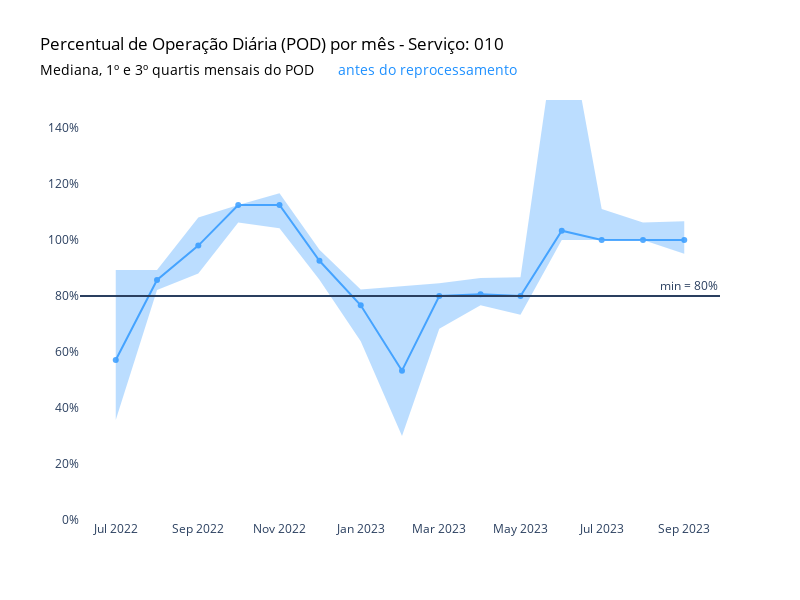

Notebook cell for this chart:
### Code cell
# Criar o gráfico de linha
fig = go.Figure()

# Adicionando área sombreada para pod_pre_reprocessamento
fig.add_trace(go.Scatter(x=median_pre.index, y=q1_pre.values, 
                         line=dict(width=0), fill=None, mode='lines', name='Q1 Pre'))
fig.add_trace(go.Scatter(x=median_pre.index, y=q3_pre.values, 
                         fill='tonexty', fillcolor='rgba(30,144,255,0.3)', mode='lines', name='Q3 Pre', 
                         line=dict(width=0))) 

# Adicionando a linha da mediana para pod_pre_reprocessamento
fig.add_trace(go.Scatter(x=median_pre.index, y=median_pre.values,
                    mode='lines+markers',
                    name='Mediana Antes do Reprocessamento',
                    marker=dict(color='dodgerblue'),
                    opacity=0.75))

# Configurar layout e outros parâmetros do gráfico
fig.update_layout(
    title=dict(text="Percentual de Operação Diária (POD) por mês - Serviço: 010", font=dict(color='black')),
    showlegend=False,
    yaxis_range=[0, 150],
    yaxis_ticksuffix="%",
    width=800,
    height=600,
    plot_bgcolor='white',
    xaxis=dict(showgrid=False, zeroline=False),
    yaxis=dict(showgrid=False, zeroline=False),
    # Adicionando anotações para o subtítulo com cores específicas
    annotations=[
        dict(
            x=-0.065,
            y=1.10,
            xref='paper',
            yref='paper',
            xanchor='left',
            text='Mediana, 1º e 3º quartis mensais do POD',
            showarrow=False,
            font=dict(color='black', size=14)  # Aplicando a cor do título
        ),
        dict(
            x=0.40,
            y=1.10,
            xref='paper',
            yref='paper',
            xanchor='left',
            text='antes do reprocessamento',
            showarrow=False,
            font=dict(color='dodgerblue', size=14)
        )
    ]
)

# Adicionar linha horizontal para indicar o mínimo de 80%
fig.add_hline(y=80, annotation_text="min = 80%")

fig.show()

### Figure 1 — Plotly figure (JSON) as saved in the notebook; plotly's stock layout.template omitted (floating-point values rounded to 4 significant figures)
{"data": [{"line": {"width": 0}, "mode": "lines", "name": "Q1 Pre", "type": "scatter", "x": ["2022-07", "2022-08", "2022-09", "2022-10", "2022-11", "2022-12", "2023-01", "2023-02", "2023-03", "2023-04", "2023-05", "2023-06", "2023-07", "2023-08", "2023-09"], "y": [35.71, 82.14, 88, 106.2, 104.2, 85.83, 63.8, 30, 68.34, 76.67, 73.33, 100, 100, 100, 95.11]}, {"fill": "tonexty", "fillcolor": "rgba(30,144,255,0.3)", "line": {"width": 0}, "mode": "lines", "name": "Q3 Pre", "type": "scatter", "x": ["2022-07", "2022-08", "2022-09", "2022-10", "2022-11", "2022-12", "2023-01", "2023-02", "2023-03", "2023-04", "2023-05", "2023-06", "2023-07", "2023-08", "2023-09"], "y": [89.29, 89.28, 108, 112.5, 116.7, 96.55, 82.29, 83.33, 84.53, 86.43, 86.67, 189.0, 111.1, 106.2, 106.7]}, {"marker": {"color": "dodgerblue"}, "mode": "lines+markers", "name": "Mediana Antes do Reprocessamento", "opacity": 0.75, "type": "scatter", "x": ["2022-07", "2022-08", "2022-09", "2022-10", "2022-11", "2022-12", "2023-01", "2023-02", "2023-03", "2023-04", "2023-05", "2023-06", "2023-07", "2023-08", "2023-09"], "y": [57.14, 85.71, 98, 112.5, 112.5, 92.59, 76.67, 53.34, 80, 80.62, 80, 103.3, 100.0, 100, 100]}], "layout": {"annotations": [{"font": {"color": "black", "size": 14}, "showarrow": false, "text": "Mediana, 1º e 3º quartis mensais do POD", "x": -0.065, "xanchor": "left", "xref": "paper", "y": 1.1, "yref": "paper"}, {"font": {"color": "dodgerblue", "size": 14}, "showarrow": false, "text": "antes do reprocessamento", "x": 0.4, "xanchor": "left", "xref": "paper", "y": 1.1, "yref": "paper"}, {"showarrow": false, "text": "min = 80%", "x": 1, "xanchor": "right", "xref": "x domain", "y": 80, "yanchor": "bottom", "yref": "y"}], "height": 600, "plot_bgcolor": "white", "shapes": [{"type": "line", "x0": 0, "x1": 1, "xref": "x domain", "y0": 80, "y1": 80, "yref": "y"}], "showlegend": false, "title": {"font": {"color": "black"}, "text": "Percentual de Operação Diária (POD) por mês - Serviço: 010"}, "width": 800, "xaxis": {"showgrid": false, "zeroline": false}, "yaxis": {"range": [0, 150], "showgrid": false, "ticksuffix": "%", "zeroline": false}}}
